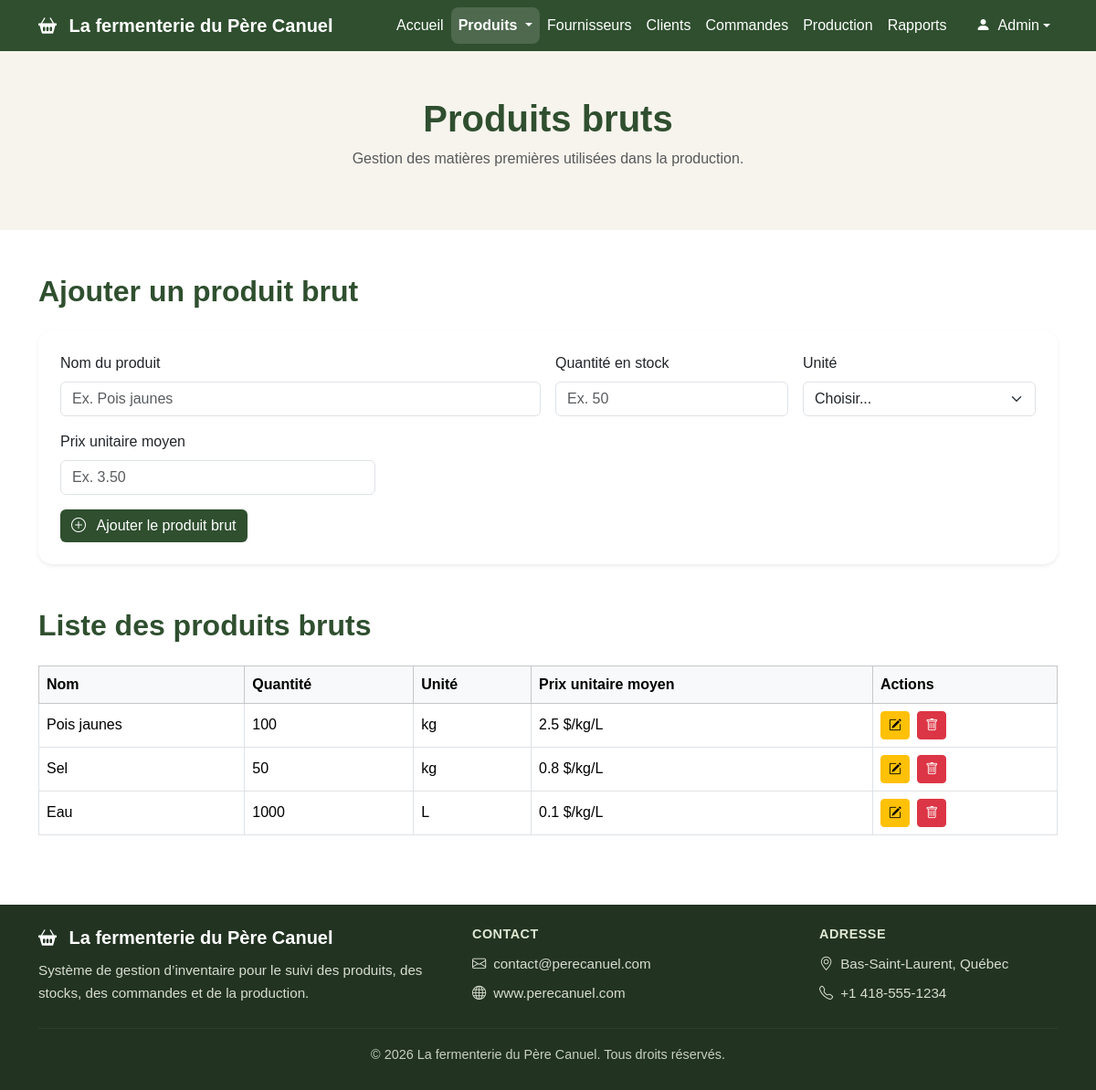
The page /produits-bruts.php on the database its author committed.
### tables this page shows
CREATE TABLE `produitbrut` (
  `id_produit_brut` int(11) NOT NULL,
  `nom` varchar(100) DEFAULT NULL,
  `quantite_stock` int(11) DEFAULT NULL,
  `unite_mesure` varchar(50) DEFAULT NULL,
  `prix_unitaire_moyen` float DEFAULT NULL
);

### produits-bruts.php (the view, shortened to what this page needs)
<?php
require_once "liaisonBD.php";
$sql = "SELECT * FROM produitbrut";
$stmt = $pdo->query($sql);
$produits_bruts = $stmt->fetchAll(PDO::FETCH_ASSOC);
?>
<!DOCTYPE html>
<html lang="fr">
<head>
  <link href="https://cdn.jsdelivr.net/npm/bootstrap@5.3.3/dist/css/bootstrap.min.css" rel="stylesheet">
  <link href="https://cdn.jsdelivr.net/npm/bootstrap-icons@1.11.3/font/bootstrap-icons.css" rel="stylesheet">
  <link type="text/css" rel="stylesheet" href="styles/produits-bruts.css"/>
</head>
<body>
<nav class="navbar navbar-expand-lg navbar-dark">
  <div class="container">
    <a class="navbar-brand fw-bold" href="index.php">
      <i class="bi bi-basket2-fill me-2"></i>
      La fermenterie du Père Canuel
    </a>
    <div class="collapse navbar-collapse" id="navbarMenu">
      <ul class="navbar-nav ms-auto">
        <li class="nav-item"><a class="nav-link" href="index.php">Accueil</a></li>
        <li class="nav-item dropdown">
          <a class="nav-link dropdown-toggle active" href="#" id="produitsDropdown" role="button" data-bs-toggle="dropdown">
            Produits
          </a>
        </li>
        <li class="nav-item"><a class="nav-link" href="fournisseurs.php">Fournisseurs</a></li>
        <li class="nav-item"><a class="nav-link" href="clients.php">Clients</a></li>
        <li class="nav-item"><a class="nav-link" href="commandes.php">Commandes</a></li>
        <li class="nav-item"><a class="nav-link" href="production.php">Production</a></li>
        <li class="nav-item"><a class="nav-link" href="rapports.php">Rapports</a></li>
        <li class="nav-item dropdown ms-lg-3">
          <a class="nav-link dropdown-toggle d-flex align-items-center" href="#" id="userDropdown" role="button" data-bs-toggle="dropdown">
            <span class="user-avatar me-2"><i class="bi bi-person-fill"></i></span>
            Admin
          </a>
        </li>
      </ul>
    </div>
  </div>
</nav>
<header class="page-header">
  <div class="container">
    <h1>Produits bruts</h1>
    <p class="text-muted">Gestion des matières premières utilisées dans la production.</p>
  </div>
</header>
<main class="container my-5">
  <section class="mb-5">
    <h2 class="section-title mb-4">Ajouter un produit brut</h2>
    <div class="card shadow-sm p-4">
      <form method="POST">
        <div class="row g-3">
          <div class="col-md-6">
            <label class="form-label">Nom du produit</label>
            <input type="text" class="form-control" name="nom" placeholder="Ex. Pois jaunes" required>
          </div>
          <div class="col-md-3">
            <label class="form-label">Quantité en stock</label>
            <input type="number" class="form-control" name="quantite_stock" placeholder="Ex. 50" required>
          </div>
          <div class="col-md-3">
            <label class="form-label">Unité</label>
            <select class="form-select" name="unite_mesure" required>
              <option value="">Choisir...</option>
            </select>
          </div>
          <div class="col-md-4">
            <label class="form-label">Prix unitaire moyen</label>
            <input type="number" step="0.01" class="form-control" name="prix_unitaire_moyen" placeholder="Ex. 3.50" required>
          </div>
          <div class="col-12">
            <button type="submit" name="ajouter" class="btn btn-principal">
              <i class="bi bi-plus-circle me-2"></i>
              Ajouter le produit brut
            </button>
          </div>
        </div>
      </form>
    </div>
  </section>
  <section>
    <h2 class="section-title mb-4">Liste des produits bruts</h2>
    <div class="table-responsive">
      <table class="table table-bordered align-middle">
        <thead class="table-light">
          <tr>
            <th>Nom</th>
            <th>Quantité</th>
            <th>Unité</th>
            <th>Prix unitaire moyen</th>
            <th>Actions</th>
          </tr>
        </thead>
        <tbody>
          <?php foreach ($produits_bruts as $produit_brut): ?>
            <tr>
              <td><?= htmlspecialchars($produit_brut["nom"]) ?></td>
              <td><?= htmlspecialchars($produit_brut["quantite_stock"]) ?></td>
              <td><?= htmlspecialchars($produit_brut["unite_mesure"]) ?></td>
              <td><?= htmlspecialchars($produit_brut["prix_unitaire_moyen"]) ?> $/kg/L</td>
              <td>
                <button
                  type="button"
                  class="btn btn-sm btn-warning me-1"
                  data-bs-toggle="modal"
                  data-bs-target="#modifierModal"
                  data-id="<?= $produit_brut["id_produit_brut"] ?>"
                  data-nom="<?= htmlspecialchars($produit_brut["nom"]) ?>"
                  data-quantite="<?= htmlspecialchars($produit_brut["quantite_stock"]) ?>"
                  data-unite="<?= htmlspecialchars($produit_brut["unite_mesure"]) ?>"
                  data-prix="<?= htmlspecialchars($produit_brut["prix_unitaire_moyen"]) ?>"
                >
                  <i class="bi bi-pencil-square"></i>
                </button>
                <button
                  type="button"
                  class="btn btn-sm btn-danger"
                  data-bs-toggle="modal"
                  data-bs-target="#supprimerModal"
                  data-id="<?= $produit_brut["id_produit_brut"] ?>"
                  data-nom="<?= htmlspecialchars($produit_brut["nom"]) ?>"
                >
                  <i class="bi bi-trash"></i>
                </button>
              </td>
            </tr>
          <?php endforeach; ?>
        </tbody>
      </table>
    </div>
  </section>
</main>
<footer class="footer-pro">
  <div class="container py-4">
    <div class="row gy-4 align-items-center">
      <div class="col-lg-5 col-md-12">
        <h5 class="footer-title">
          <i class="bi bi-basket2-fill me-2"></i>
          La fermenterie du Père Canuel
        </h5>
        <p class="footer-text mb-0">
          Système de gestion d’inventaire pour le suivi des produits,
          des stocks, des commandes et de la production.
        </p>
      </div>
      <div class="col-lg-4 col-md-12">
        <h6 class="footer-subtitle">Contact</h6>
        <p class="footer-text mb-2"><i class="bi bi-envelope me-2"></i>contact@perecanuel.com</p>
        <p class="footer-text mb-0"><i class="bi bi-globe me-2"></i>www.perecanuel.com</p>
      </div>
      <div class="col-lg-3 col-md-12">
        <h6 class="footer-subtitle">Adresse</h6>
        <p class="footer-text mb-2"><i class="bi bi-geo-alt me-2"></i>Bas-Saint-Laurent, Québec</p>
        <p class="footer-text mb-0"><i class="bi bi-telephone me-2"></i>+1 418-555-1234</p>
      </div>
    </div>
    <hr class="footer-line">
    <div class="text-center">
      <p class="footer-bottom mb-1">
        © 2026 La fermenterie du Père Canuel. Tous droits réservés.
      </p>
    </div>
  </div>
</footer>
</body>
</html>

### styles/produits-bruts.css (style rules this page uses)
body { font-family: Arial, Helvetica, sans-serif; background-color: #ffffff; }
.navbar { background-color: #2f4f2f; }
.navbar-brand, .nav-link { color: white; font-weight: 500; }
.navbar .nav-link.active { color: #ffffff; font-weight: 700; background-color: rgba(255, 255, 255, 0.15); border-radius: 8px; }
.page-header { background-color: #f7f4ed; padding: 50px 0; text-align: center; }
.page-header h1 { color: #2f4f2f; font-weight: 700; }
.section-title { color: #2f4f2f; font-weight: 700; }
.btn-principal { background-color: #2f4f2f; color: white; border: none; }
.card { border-radius: 15px; border: none; }
.footer-pro { background-color: #223322; color: #ffffff; margin-top: 60px; }
.footer-title { font-weight: 700; color: #ffffff; margin-bottom: 12px; }
.footer-subtitle { font-weight: 700; color: #dfe8d2; margin-bottom: 12px; text-transform: uppercase; font-size: 0.9rem; letter-spacing: 0.5px; }
.footer-text { color: #d8ddd0; font-size: 0.95rem; line-height: 1.6; }
.footer-line { border-color: rgba(255, 255, 255, 0.2); margin: 25px 0 18px; }
.footer-bottom { color: #c8d0c0; font-size: 0.9rem; }

### rows shown on the page
produitbrut: nom "Pois jaunes", quantite_stock "100", unite_mesure "kg", prix_unitaire_moyen "2.5"
produitbrut: nom "Sel", quantite_stock "50", unite_mesure "kg", prix_unitaire_moyen "0.8"
produitbrut: nom "Eau", quantite_stock "1000", unite_mesure "L", prix_unitaire_moyen "0.1"
